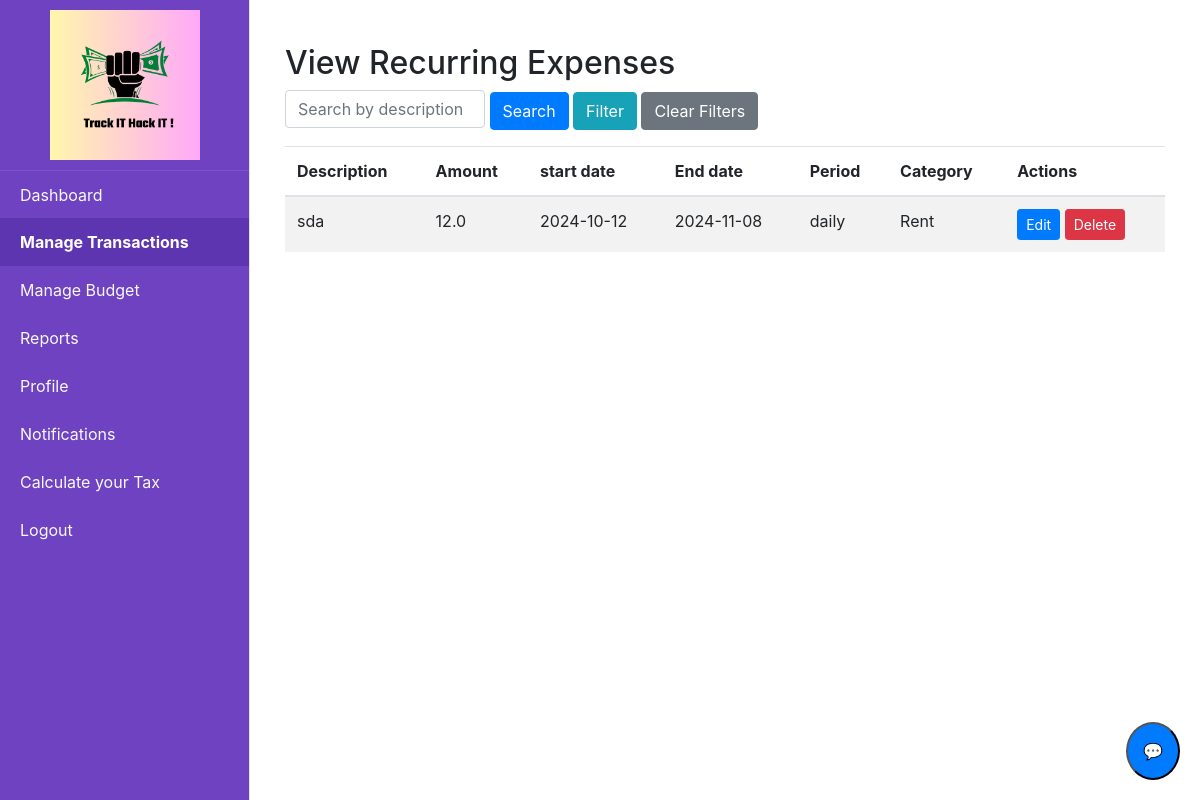
The page /view_recurring_expenses (signed in) on the database its author committed.
### tables this page shows
CREATE TABLE recurring_expenses (id INTEGER PRIMARY KEY AUTOINCREMENT, user_id INTEGER NOT NULL, description TEXT NOT NULL, amount REAL NOT NULL, start_date DATE NOT NULL, period TEXT NOT NULL, category_id INTEGER NOT NULL REFERENCES category (id), next_due_date DATE NOT NULL, end_date DATE, document TEXT, FOREIGN KEY (user_id) REFERENCES users (id));

CREATE TABLE category (id INTEGER PRIMARY KEY AUTOINCREMENT, name TEXT NOT NULL, is_income INTEGER DEFAULT (0));

### app.py (the view, shortened to what this page needs)
@app.route('/view_recurring_expenses', methods=['GET', 'POST'])
@login_required
def view_recurring_expenses():
    search = request.args.get('search', '')
    category = request.args.get('category', '')
    start_date = request.args.get('start_date', '')
    end_date = request.args.get('end_date', '')
    amount_comparison = request.args.get('amount_comparison', '')
    amount_value = request.args.get('amount_value', '')
    period = request.args.get('period', '')
    sort_by = request.args.get('sort_by', '')
    query = '''
        SELECT r.*, c.name AS category_name
        FROM recurring_expenses r
        JOIN category c ON r.category_id = c.id
        WHERE r.user_id = ?
    '''
    params = [current_user.id]
    if search:
        query += " AND r.description LIKE ?"
        params.append(f'%{search}%')
    if category:
        category=int(category)
        query += " AND c.id = ?"
        params.append(category)
    if start_date:
        query += " AND r.start_date >= ?"
        params.append(start_date)
    if end_date:
        query += " AND r.start_date <= ?"
        params.append(end_date)
    if period:
        print("Period:")
        print(period)
        query += " AND r.period = ?"
        params.append(period)
    expenses = query_db(query, params)
    categories = query_db('SELECT id, name, is_income FROM category')
    print(period)
    return render_template('view_recurring_expenses.html',
                           expenses=expenses,
                           search=search,
                           category_v=category,
                           start_date=start_date,
                           end_date=end_date,
                           amount_comparison=amount_comparison,
                           amount_value=amount_value,
                           period=period,
                           sort_by=sort_by
                           ,
                           categories=categories)

### app.py (called while the page is built)
@login_manager.user_loader
def load_user(user_id):
    return get_user_by_id(user_id)

@app.after_request
def after_request(response):
    response.headers["Cache-Control"] = "no-cache, no-store, must-revalidate"
    return response

@app.context_processor
def inject_unread_notifications():
    if current_user.is_authenticated:
        unread_count = query_db('''
            SELECT COUNT(*)
            FROM notifications
            WHERE user_id = ? AND is_read = 0
        ''', [current_user.id], one=True)
        return dict(unread_count=unread_count[0] if unread_count else 0)
    return dict(unread_count=0)

### database.py (called while the page is built)
def get_db():
    return sqlite3.connect(DATABASE)

def query_db(query, args=(), one=False):
    cur = get_db().execute(query, args)
    rv = cur.fetchall()
    cur.close()
    return (rv[0] if rv else None) if one else rv

def get_user_by_id(user_id):
    conn = sqlite3.connect(DATABASE)
    cursor = conn.cursor()
    cursor.execute('SELECT * FROM users WHERE id = ?', (user_id,))
    user = cursor.fetchone()
    conn.close()
    if user:
        return User(id=user[0], username=user[1], email=user[2], password=user[3])
    return None

### templates/view_recurring_expenses.html (shortened to what this page needs)
{% extends "home.html" %}
{% block content %}
<div class="container mt-4">
    <h2>View Recurring Expenses</h2>
<form  method="GET" action="{{ url_for('view_recurring_expenses') }}" class="mb-3">
 <div class="mb-3">
        <input type="text" class="form-control d-inline" id="search" name="search" value="{{ search }}" placeholder="Search by description" style="width: 200px; display: inline;">
        <button  class="btn btn-primary" id="searchBtn">Search</button>
        <button type="button" class="btn btn-info" id="filterButton">Filter</button>
        <button  type="submit" onclick="clearFilters()" class="btn btn-secondary" id="clearBtn" >Clear Filters</button>
    </div>
    </form>
    <table class="table table-striped">
        <thead>
            <tr>
                <th>Description</th>
                <th>Amount</th>
                <th>start date</th>
                <th> End date</th>
                <th> Period </th>
                <th>Category</th>
                <th>Actions</th>
            </tr>
        </thead>
        <tbody>
            {% for expense in expenses %}
            <tr>
                <td>{{ expense[2] }}</td>
                <td>{{ expense[3] }}</td>
                <td>{{ expense[4] }}</td>
                <td>{{ expense[8] }}</td>
                <td>{{ expense[5] }}</td>
                <td>{{ expense[10] }}</td>
                <td>
                    <a href="{{ url_for('edit_recurring_expense', expense_id=expense[0]) }}" class="btn btn-primary btn-sm">Edit</a>
                    <form action="{{ url_for('delete_recurring_expense', expense_id=expense[0]) }}" method="POST" style="display:inline-block;">
                        <button type="submit" class="btn btn-danger btn-sm" onclick="return confirm('Are you sure you want to delete this expense?');">Delete</button>
                    </form>
                </td>
            </tr>
            {% endfor %}
        </tbody>
    </table>
</div>
{% endblock %}

### rows shown on the page
recurring_expenses: description "sda", amount "12.0", start_date "2024-10-12", end_date "2024-11-08", period "daily", name "Rent"
